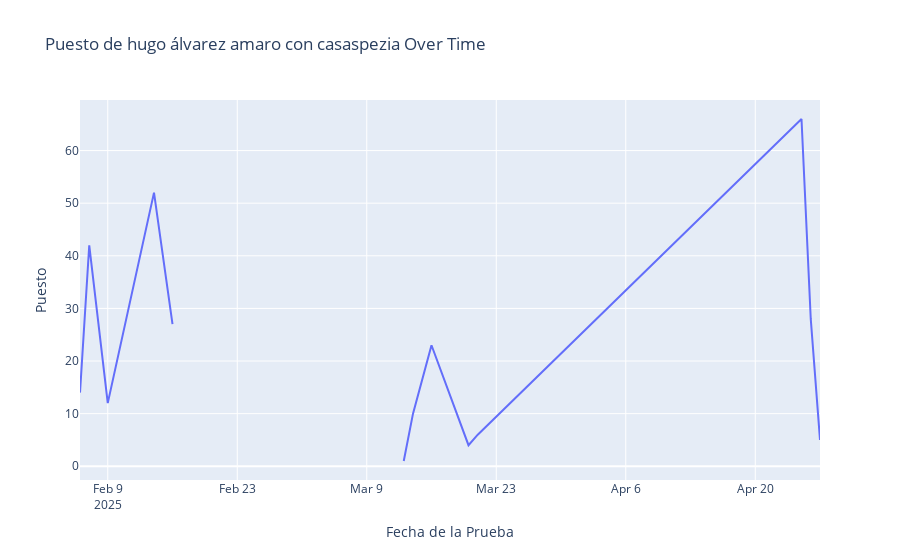

This figure's notebook cell:
### Code cell
import plotly.express as px

# Assuming you want to focus on 'casaspezia' ridden by 'hugo álvarez amaro'
rider_of_interest = 'hugo álvarez amaro'
horse_of_interest = 'casaspezia'

filtered_df = df[(df['jinete'] == rider_of_interest) & (df['caballo'] == horse_of_interest)].copy()

# Ensure 'fecha_prueba' is in datetime format
filtered_df['fecha_prueba'] = pd.to_datetime(filtered_df['fecha_prueba'])

if not filtered_df.empty:
    fig = px.line(
        filtered_df,
        x='fecha_prueba',
        y='puesto',
        hover_data=['prueba', 'concurso', 'estado', 'puesto'],
        title=f'Puesto de {rider_of_interest} con {horse_of_interest} Over Time',
    )

    fig.update_layout(
        xaxis_title='Fecha de la Prueba',
        yaxis_title='Puesto',
    )

    fig.show()
else:
    print(f"No data found for the rider '{rider_of_interest}' and horse '{horse_of_interest}'.")

### Figure 1 — Plotly figure (JSON) as saved in the notebook; plotly's stock layout.template omitted (floating-point values rounded to 4 significant figures)
{"data": [{"customdata": [["1,50 (G) - A c.c. (238.2.1)", "CSI4* - 1st Week XXXI Andalucía Sunshine Tour 2025", "FIN"], ["1,50 (G) - A c.c. (238.2.1)", "CSI4* - 1st Week XXXI Andalucía Sunshine Tour 2025", "FIN"], ["1,55 (GP) - A.c.c. y desempate (238.2.2)", "CSI4* - 1st Week XXXI Andalucía Sunshine Tour 2025", "FIN"], ["1,50 (GP) - A.c.c. y desempate (238.2.2)", "CSI4* - 2nd Week XXXI Andalucía Sunshine Tour 2025", "FIN"], ["1,50 (GP) - A.c.c. y desempate (238.2.2)", "CSI4* - 2nd Week XXXI Andalucía Sunshine Tour 2025", "FIN"], ["1,50 (G) - A c.c. (238.2.1)", "CSI4* - 3rd Week XXXI Andalucía Sunshine Tour 2025", "RET"], ["1,45 (GP) - A.c.c. y desempate (238.2.2)", "CSI4* - 3rd Week XXXI Andalucía Sunshine Tour 2025", "RET"], ["1,35 (G) - A c.c. (238.2.1)", "CSI4* - 6th Week XXXI Andalucía Sunshine Tour 2025", "FIN"], ["1,50 (GP) - Dos Mangas (273.3.4)", "CSI4* - 6th Week XXXI Andalucía Sunshine Tour 2025", "FIN"], ["1,55 (GP) - A.c.c. y desempate (238.2.2)", "CSI4* - 6th Week XXXI Andalucía Sunshine Tour 2025", "FIN"], ["1,45 (M) - A con cronometro sin desempate (238.2.1)", "CSI4* - 7th Week XXXI Andalucía Sunshine Tour 2025", "FIN"], ["1,50 (GP) - Dos Mangas (273.3.4)", "CSI4* - 7th Week XXXI Andalucía Sunshine Tour 2025", "FIN"], ["1,45 (G) - A c.c. (238.2.1)", "SPRING MET IV - CSI3* GOLD", "FIN"], ["1,50 (G) - A.c.c. y desempate (238.2.2)", "SPRING MET IV - CSI3* GOLD", "FIN"], ["1,50 (GP) - A.c.c. y desempate (238.2.2)", "SPRING MET IV - CSI3* GOLD", "FIN"]], "hovertemplate": "fecha_prueba=%{x}<br>puesto=%{y}<br>prueba=%{customdata[0]}<br>concurso=%{customdata[1]}<br>estado=%{customdata[2]}<extra></extra>", "legendgroup": "", "line": {"color": "#636efa", "dash": "solid"}, "marker": {"symbol": "circle"}, "mode": "lines", "name": "", "orientation": "v", "showlegend": false, "type": "scatter", "x": ["2025-02-06T00:00:00.000000000", "2025-02-07T00:00:00.000000000", "2025-02-09T00:00:00.000000000", "2025-02-14T00:00:00.000000000", "2025-02-16T00:00:00.000000000", "2025-02-21T00:00:00.000000000", "2025-02-22T00:00:00.000000000", "2025-03-13T00:00:00.000000000", "2025-03-14T00:00:00.000000000", "2025-03-16T00:00:00.000000000", "2025-03-20T00:00:00.000000000", "2025-03-21T00:00:00.000000000", "2025-04-25T00:00:00.000000000", "2025-04-26T00:00:00.000000000", "2025-04-27T00:00:00.000000000"], "xaxis": "x", "y": [14.0, 42.0, 12.0, 52.0, 27.0, NaN, NaN, 1.0, 10.0, 23.0, 4.0, 6.0, 66.0, 28.0, 5.0], "yaxis": "y"}], "layout": {"legend": {"tracegroupgap": 0}, "title": {"text": "Puesto de hugo álvarez amaro con casaspezia Over Time"}, "xaxis": {"anchor": "y", "domain": [0, 1], "title": {"text": "Fecha de la Prueba"}}, "yaxis": {"anchor": "x", "domain": [0, 1], "title": {"text": "Puesto"}}}}
